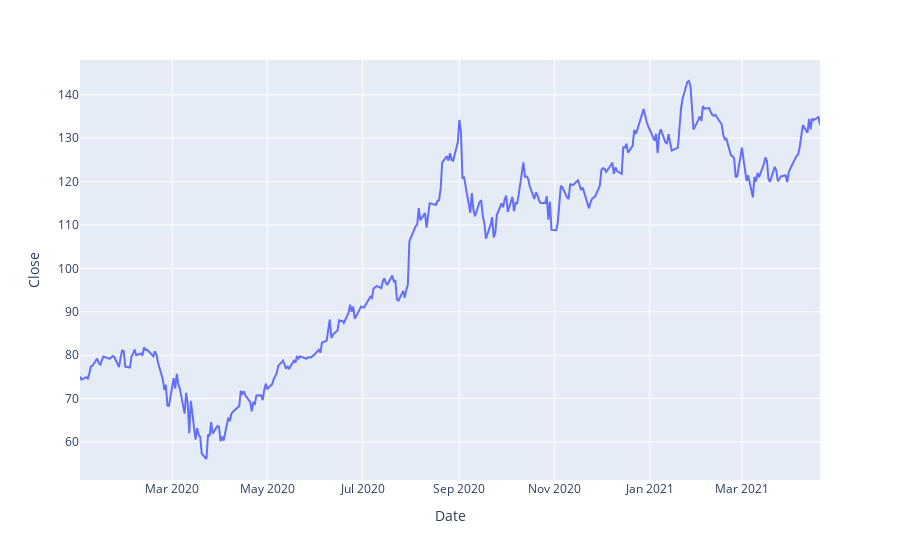

This figure's notebook cell:
### Code cell
aapl = pdr.DataReader('AAPL', 'yahoo', start='01/01/2020', end='20/04/2021')
# aapl = pd.read_csv('AAPL.csv')
px.line(aapl, y='Close')

### Figure 1 — Plotly figure (JSON) as saved in the notebook; plotly's stock layout.template omitted (floating-point values rounded to 4 significant figures; data arrays with more than 128 entries replaced by an {"elided": "..."} marker saying what was removed)
{"data": [{"hovertemplate": "Date=%{x}<br>Close=%{y}<extra></extra>", "legendgroup": "", "line": {"color": "#636efa", "dash": "solid"}, "mode": "lines", "name": "", "orientation": "v", "showlegend": false, "type": "scatter", "x": {"elided": "327 str values"}, "xaxis": "x", "y": {"elided": "327 float values"}, "yaxis": "y"}], "layout": {"legend": {"tracegroupgap": 0}, "margin": {"t": 60}, "xaxis": {"anchor": "y", "domain": [0, 1], "title": {"text": "Date"}}, "yaxis": {"anchor": "x", "domain": [0, 1], "title": {"text": "Close"}}}}
